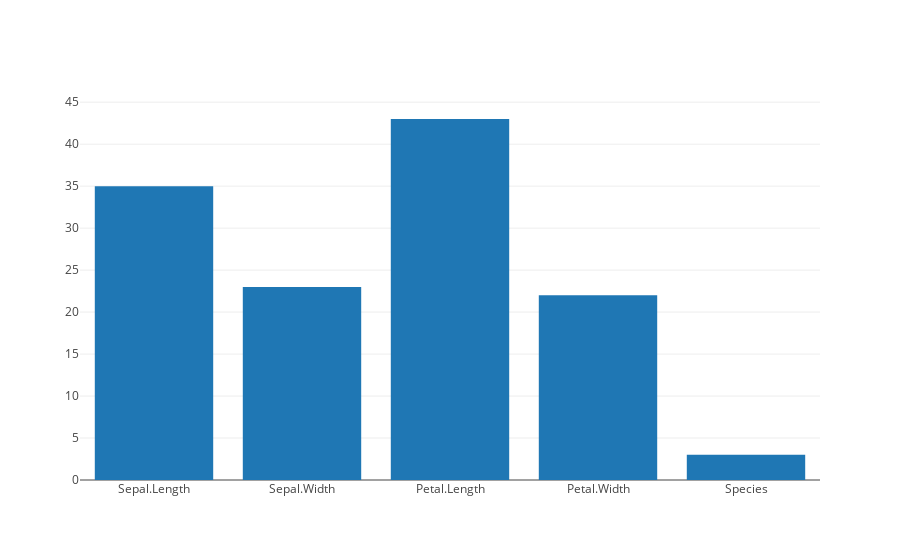

Notebook source saved alongside this figure:
### Code cell
data = [go.Bar(x=stats_df.Feature,
            y=stats_df.Unique_values)]

iplot(data, filename='jupyter-basic_bar')

### Figure 1 — Plotly figure (JSON) as saved in the notebook; plotly's stock layout.template omitted (floating-point values rounded to 4 significant figures)
{"data": [{"type": "bar", "uid": "760caa0d-4f0b-4046-b033-59cc342ad1bd", "x": ["Sepal.Length", "Sepal.Width", "Petal.Length", "Petal.Width", "Species"], "y": [35, 23, 43, 22, 3]}], "layout": {"autosize": true, "xaxis": {"autorange": true, "range": [-0.5, 4.5], "type": "category"}, "yaxis": {"autorange": true, "range": [0, 45.26], "type": "linear"}}}
